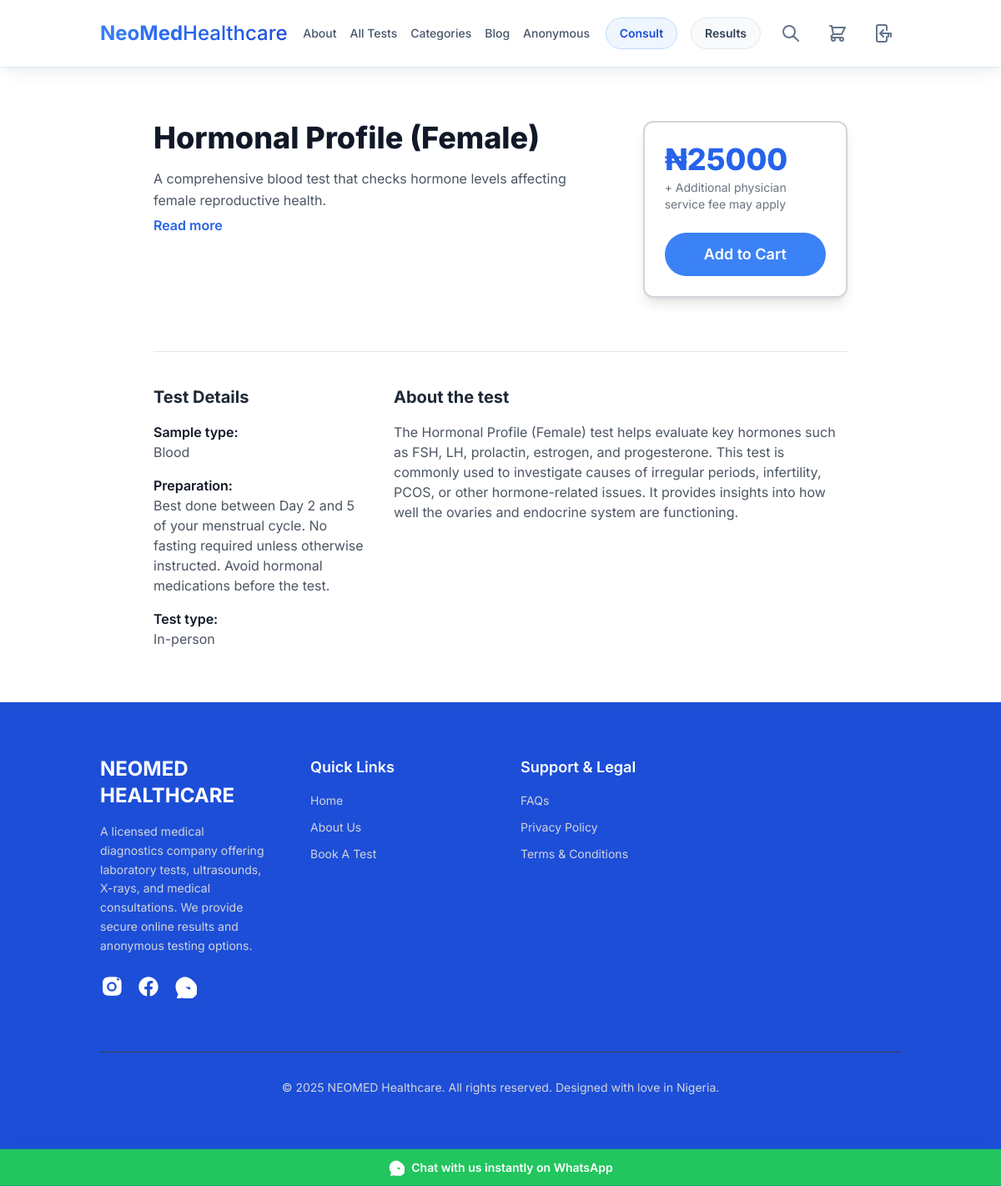
The page /tests/1/ on the database as committed earlier.
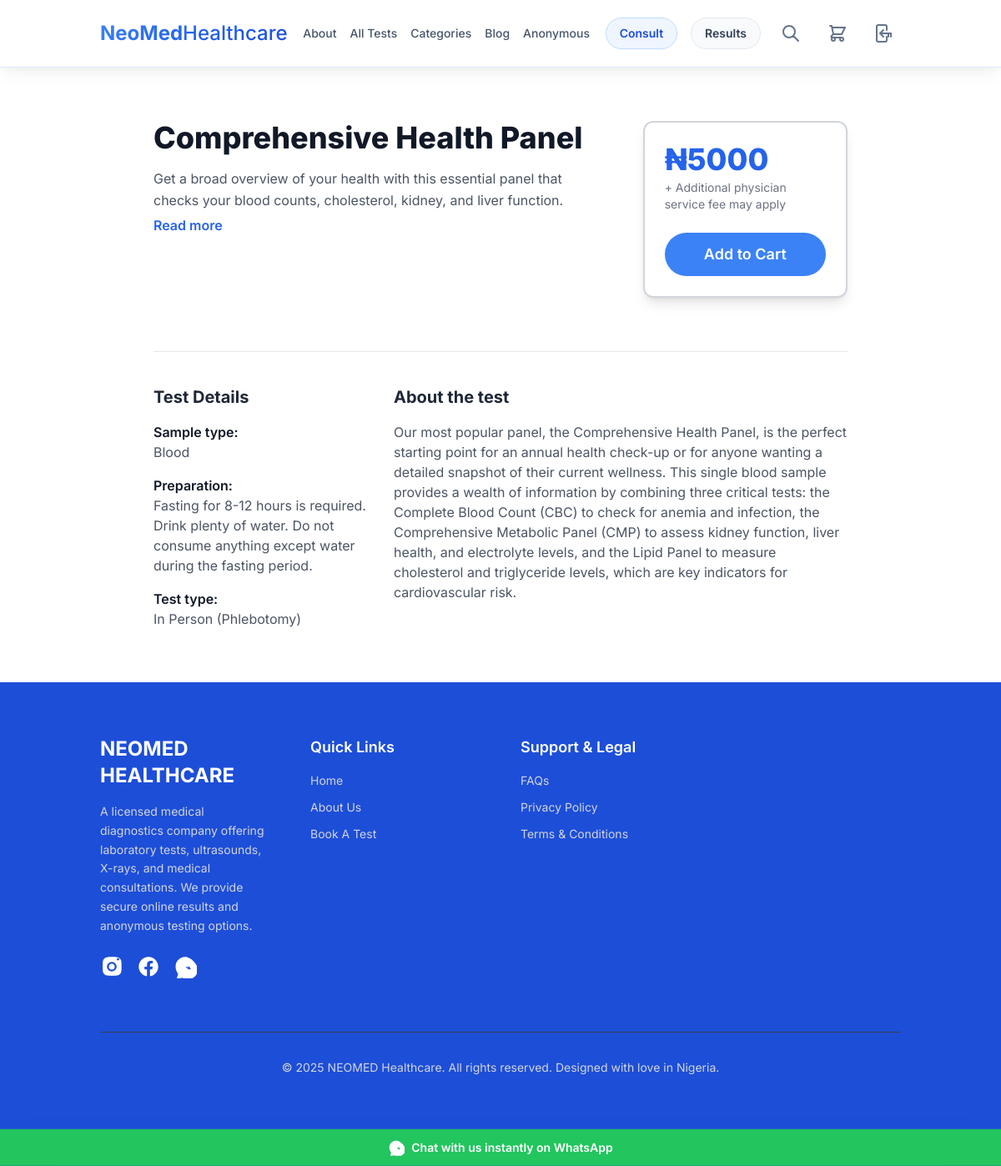
The same page on the database as committed later.
### tests/models.py (models this page shows, shortened)
class LabTest(models.Model):
    name = models.CharField(max_length=200, help_text="e.g., Complete Blood Count (CBC) Test")
    category = models.ForeignKey(TestCategory, on_delete=models.SET_NULL, null=True, blank=True)
    price = models.DecimalField(max_digits=10, decimal_places=2)
    short_description = models.TextField(blank=True, help_text="A brief, one-sentence description for the test list page.")
    long_description = models.TextField(blank=True, help_text="A detailed 'About the test' description for the detail page.")
    sample_type = models.CharField(max_length=100, blank=True, help_text="e.g., Blood, Urine, Saliva")
    preparation = models.TextField(blank=True, help_text="e.g., No special preparation is required. or Fasting for 8 hours is required.")
    test_type = models.CharField(max_length=100, blank=True, help_text="e.g., In Person, At-Home Kit")
    turnaround_time = models.CharField(max_length=50, blank=True, help_text="e.g., 24-48 hours")
    is_available = models.BooleanField(default=True)
    is_best_seller = models.BooleanField(default=False, help_text="Check this to display a 'Best Seller' tag.")
    is_anonymous = models.BooleanField(default=True, help_text="Can this test be booked without an account?")

### tests/views.py (the view)
# urls.py: path('<int:pk>/', views.test_detail_view, name='test_detail'),
def test_detail_view(request, pk):
    test = get_object_or_404(LabTest, pk=pk, is_available=True)
    context = {
        'test': test,
    }
    return render(request, 'tests/test_detail.html', context)

### bookings/cart.py (called while the page is built)
    def __len__(self):
        return len(self.cart)

### bookings/context_processors.py (called while the page is built)
def cart(request):
    return {'cart': Cart(request)}

### tests/templates/tests/test_detail.html (shortened to what this page needs)
{% extends "base.html" %}
{% load static %}
{% block content %}
<div class="bg-white">
    <div class="container mx-auto max-w-4xl px-4 sm:px-6 lg:px-8 py-12 lg:py-16">
        <div class="grid grid-cols-1 md:grid-cols-3 gap-8 lg:gap-12">
            <div class="md:col-span-2">
                <h1 class="text-3xl lg:text-4xl font-extrabold text-gray-900 leading-tight">{{ test.name }}</h1>
                <div class="mt-4 text-gray-600 leading-relaxed" x-data="{ expanded: false }">
                    <p :class="expanded ? '' : 'line-clamp-5'">
                        {{ test.short_description }}
                    </p>
                    {% if test.long_description|length > test.short_description|length %}
                        <button @click="expanded = !expanded" class="text-primary-main font-semibold hover:underline mt-1" x-text="expanded ? 'Read less' : 'Read more'"></button>
                    {% endif %}
                </div>
            </div>
            <div class="md:col-span-1">
                <div class="bg-white border-2 border-gray-300 rounded-xl shadow-lg p-6 sticky top-28 hover:border-primary-400 hover:shadow-xl transition-all duration-300">
                    <p class="text-4xl font-extrabold text-primary-main">₦{{ test.price|floatformat:0 }}</p>
                    <p class="text-sm text-gray-500 mt-1">+ Additional physician service fee may apply</p>
                    <form action="{% url 'bookings:cart_add' item_type='test' item_id=test.id %}" method="post">
                        <button type="submit" class="mt-6 w-full block text-center bg-primary-button hover:bg-purple-800 text-white font-semibold py-3 px-8 rounded-full transition duration-300 text-lg">
                            Add to Cart
                        </button>
                    </form>
                </div>
            </div>
        </div>
        <div class="mt-12 lg:mt-16 border-t border-gray-200 pt-10">
            <div class="grid grid-cols-1 md:grid-cols-3 gap-8">
                <div class="md:col-span-1">
                    <h2 class="text-xl font-bold text-gray-800 mb-4">Test Details</h2>
                    <dl class="space-y-4">
                        <div>
                            <dt class="font-semibold text-gray-900">Sample type:</dt>
                            <dd class="text-gray-600">{{ test.sample_type|default:"N/A" }}</dd>
                        </div>
                        <div>
                            <dt class="font-semibold text-gray-900">Preparation:</dt>
                            <dd class="text-gray-600">{{ test.preparation|default:"No special preparation is required." }}</dd>
                        </div>
                        <div>
                            <dt class="font-semibold text-gray-900">Test type:</dt>
                            <dd class="text-gray-600">{{ test.test_type|default:"In Person" }}</dd>
                        </div>
                    </dl>
                </div>
                {% if test.long_description %}
                <div class="md:col-span-2">
                    <h2 class="text-xl font-bold text-gray-800 mb-4">About the test</h2>
                    <div class="prose max-w-none text-gray-600">
                        {{ test.long_description|linebreaks }}
                    </div>
                </div>
                {% endif %}
            </div>
        </div>
    </div>
</div>
{% endblock content %}

Rows that differ between the two databases and show on the page:
changed LabTest "Blood": name "Hormonal Profile (Female)" → "Comprehensive Health Panel"; short_description "A comprehensive blood test that checks hormone levels affecting female reproductive health." → "Get a broad overview of your health with this essential panel that checks your blood counts, cholesterol, kidney, and liver function."; price "25000" → "5000"; preparation "Best done between Day 2 and 5 of your menstrual cycle. No fasting required unless otherwise instructed. Avoid hormonal medications before the test." → "Fasting for 8-12 hours is required. Drink plenty of water. Do not consume anything except water during the fasting period."; test_type "In-person" → "In Person (Phlebotomy)"; long_description "The Hormonal Profile (Female) test helps evaluate key hormones such as FSH, LH, prolactin, estrogen, and progesterone. This test is commonly used to investigate causes of irregular periods, infertility, PCOS, or other hormone-related issues. It provides insights into how well the ovaries and endocrine system are functioning." → "Our most popular panel, the Comprehensive Health Panel, is the perfect starting point for an annual health check-up or for anyone wanting a detailed snapshot of their current wellness. This single blood sample provides a wealth of information by combining three critical tests: the Complete Blood Count (CBC) to check for anemia and infection, the Comprehensive Metabolic Panel (CMP) to assess kidney function, liver health, and electrolyte levels, and the Lipid Panel to measure cholesterol and triglyceride levels, which are key indicators for cardiovascular risk."
